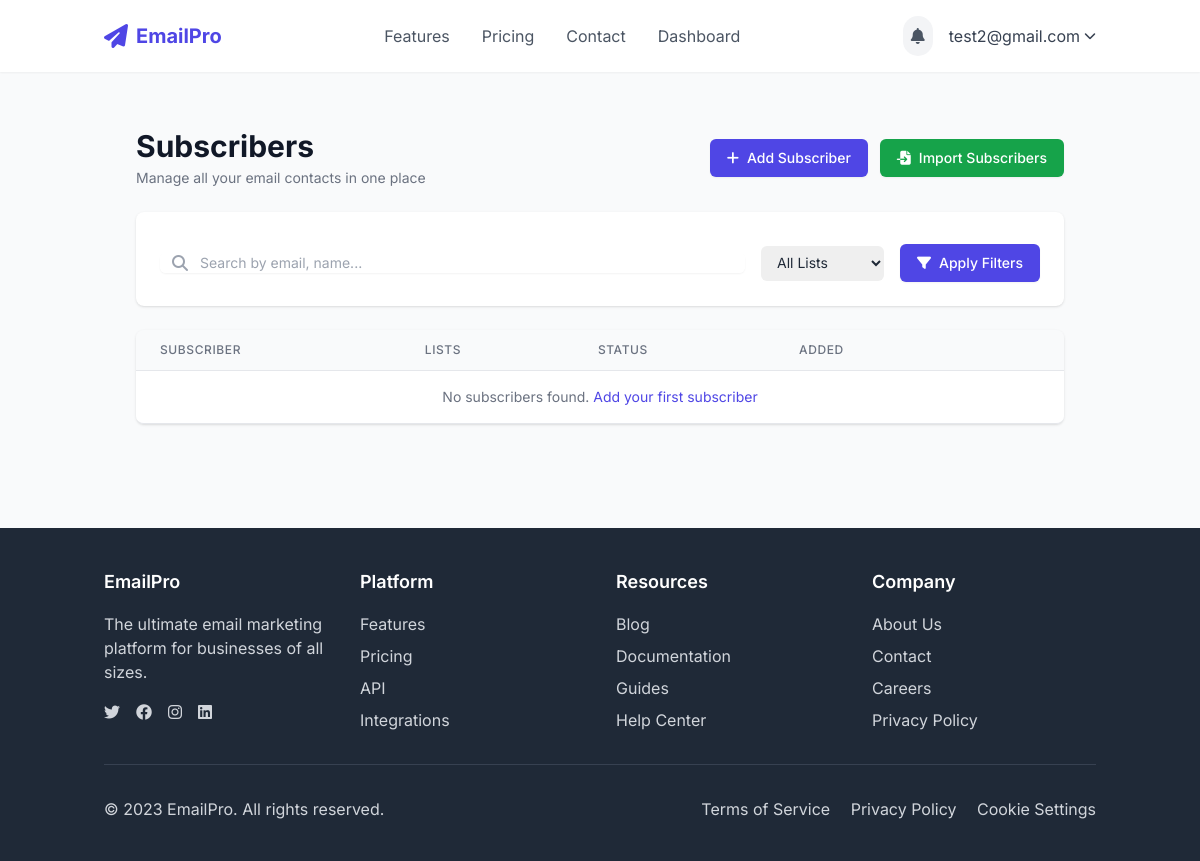
Before: /subscribers/ (signed in) with the older database file.
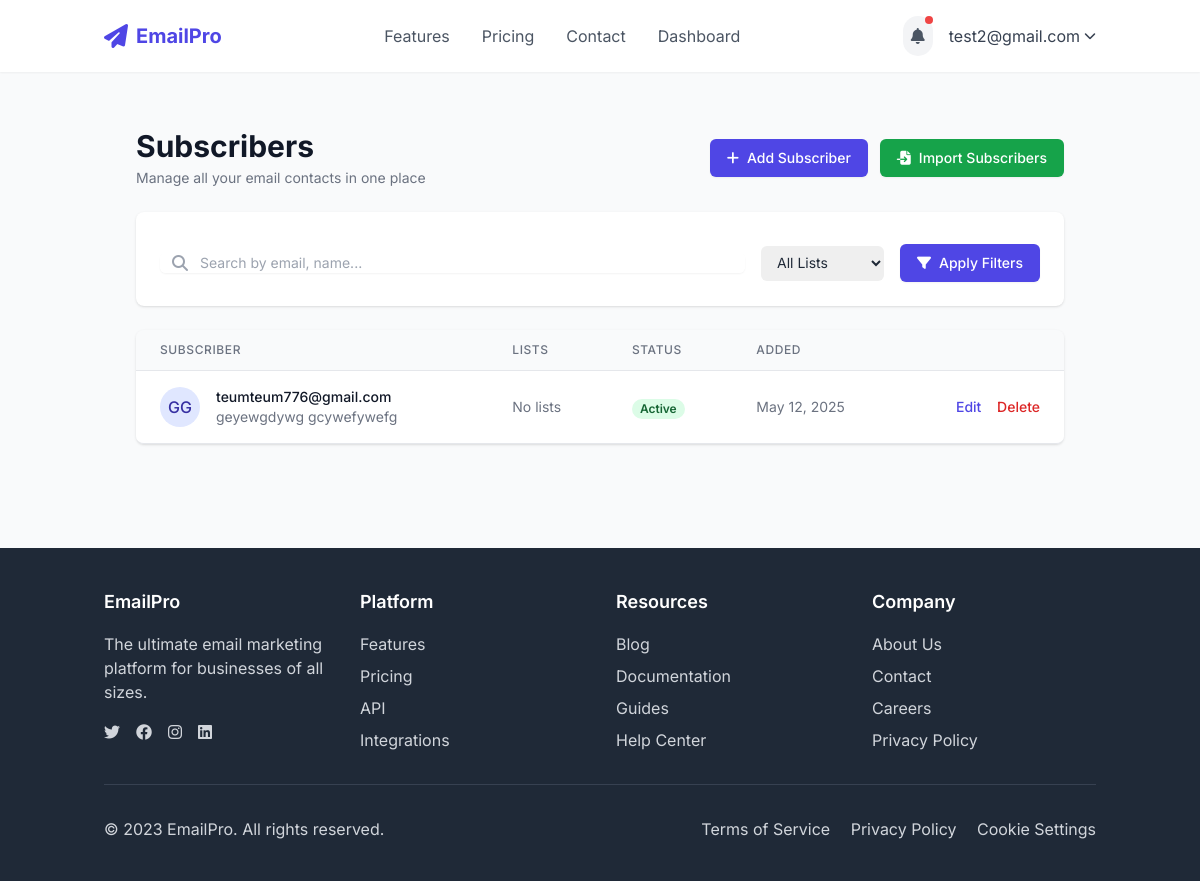
After: the same page with the newer database file.
### marketing/models.py (models this page shows, shortened)
class Subscriber(models.Model):
    owner = models.ForeignKey(settings.AUTH_USER_MODEL, on_delete=models.CASCADE, related_name='subscribers')
    email = models.EmailField(max_length=255)
    first_name = models.CharField(max_length=100, blank=True)
    last_name = models.CharField(max_length=100, blank=True)
    is_active = models.BooleanField(default=True)
    created_at = models.DateTimeField(auto_now_add=True)
    updated_at = models.DateTimeField(auto_now=True)
    custom_fields = models.JSONField(null=True, blank=True)
    country = models.CharField(max_length=100, blank=True)
    city = models.CharField(max_length=100, blank=True)
    state = models.CharField(max_length=100, blank=True)
    age = models.PositiveIntegerField(null=True, blank=True)
    gender = models.CharField(max_length=20, blank=True)
    class Meta:
        unique_together = ('owner', 'email')
        ordering = ['-created_at']

### marketing/views.py (the view, shortened to what this page needs)
# urls.py: path('subscribers/', views.subscriber_list, name='subscriber_list'),
@login_required
def subscriber_list(request):
    subscribers = Subscriber.objects.filter(owner=request.user).order_by('-created_at')
    list_id = request.GET.get('list')
    if list_id:
        subscribers = subscribers.filter(lists__id=list_id)
    search = request.GET.get('search')
    paginator = Paginator(subscribers, 25)
    page_number = request.GET.get('page')
    page_obj = paginator.get_page(page_number)
    subscriber_lists = SubscriberList.objects.filter(owner=request.user)
    context = {
        'page_obj': page_obj,
        'subscriber_lists': subscriber_lists,
        'search': search,
        'list_id': list_id,
    }
    return render(request, 'marketing/subscriber_list.html', context)

### templates/marketing/subscriber_list.html (shortened to what the changed rows need)
{% extends 'base.html' %}
{% load static %}
{% load user_tags %}
{% block content %}
<div class="max-w-7xl mx-auto px-4 sm:px-6 lg:px-8 py-8">
    <div class="md:flex md:items-center md:justify-between mb-6">
        <div class="flex-1 min-w-0">
            <h2 class="text-2xl font-bold leading-7 text-gray-900 sm:text-3xl sm:truncate">
                Subscribers
            </h2>
        </div>
    </div>
    <div class="flex flex-col">
        <div class="-my-2 overflow-x-auto sm:-mx-6 lg:-mx-8">
            <div class="py-2 align-middle inline-block min-w-full sm:px-6 lg:px-8">
                <div class="shadow overflow-hidden border-b border-gray-200 sm:rounded-lg">
                    <table class="min-w-full divide-y divide-gray-200">
                        <thead class="bg-gray-50">
                            <tr>
                                <th scope="col" class="px-6 py-3 text-left text-xs font-medium text-gray-500 uppercase tracking-wider">
                                    Subscriber
                                </th>
                                <th scope="col" class="px-6 py-3 text-left text-xs font-medium text-gray-500 uppercase tracking-wider">
                                    Lists
                                </th>
                                <th scope="col" class="px-6 py-3 text-left text-xs font-medium text-gray-500 uppercase tracking-wider">
                                    Status
                                </th>
                                <th scope="col" class="px-6 py-3 text-left text-xs font-medium text-gray-500 uppercase tracking-wider">
                                    Added
                                </th>
                                <th scope="col" class="relative px-6 py-3">
                                </th>
                            </tr>
                        </thead>
                        <tbody class="bg-white divide-y divide-gray-200">
                            {% if page_obj %}
                                {% for subscriber in page_obj %}
                                    <tr>
                                        <td class="px-6 py-4 whitespace-nowrap">
                                            <div class="flex items-center">
                                                <div class="flex-shrink-0 h-10 w-10">
                                                    {% if subscriber.first_name %}
                                                        <div class="h-10 w-10 rounded-full bg-indigo-100 flex items-center justify-center">
                                                            <span class="text-indigo-800 font-medium">{{ subscriber.first_name|first|upper }}{{ subscriber.last_name|first|upper }}</span>
                                                        </div>
                                                    {% else %}
                                                        <div class="h-10 w-10 rounded-full bg-gray-100 flex items-center justify-center">
                                                            <span class="text-gray-600 font-medium">{{ subscriber.email|first|upper }}</span>
                                                        </div>
                                                    {% endif %}
                                                </div>
                                                <div class="ml-4">
                                                    <div class="text-sm font-medium text-gray-900">
                                                        {{ subscriber.email }}
                                                    </div>
                                                    <div class="text-sm text-gray-500">
                                                        {{ subscriber.first_name }} {{ subscriber.last_name }}
                                                    </div>
                                                </div>
                                            </div>
                                        </td>
                                        <td class="px-6 py-4 whitespace-nowrap">
                                            <div class="flex flex-wrap gap-1">
                                                {% for list in subscriber.lists.all %}
                                                    <span class="inline-flex items-center px-2.5 py-0.5 rounded-full text-xs font-medium bg-blue-100 text-blue-800">
                                                        {{ list.name }}
                                                    </span>
                                                {% empty %}
                                                    <span class="text-sm text-gray-500">No lists</span>
                                                {% endfor %}
                                            </div>
                                        </td>
                                        <td class="px-6 py-4 whitespace-nowrap">
                                            {% if subscriber.is_active %}
                                                <span class="px-2 inline-flex text-xs leading-5 font-semibold rounded-full bg-green-100 text-green-800">
                                                    Active
                                                </span>
                                            {% else %}
                                                <span class="px-2 inline-flex text-xs leading-5 font-semibold rounded-full bg-red-100 text-red-800">
                                                    Unsubscribed
                                                </span>
                                            {% endif %}
                                        </td>
                                        <td class="px-6 py-4 whitespace-nowrap text-sm text-gray-500">
                                            {{ subscriber.created_at|date:"M d, Y" }}
                                        </td>
                                        <td class="px-6 py-4 whitespace-nowrap text-right text-sm font-medium">
                                            <a href="{% url 'edit_subscriber' subscriber.id %}" class="text-indigo-600 hover:text-indigo-900 mr-3">Edit</a>
                                            <a href="{% url 'delete_subscriber' subscriber.id %}" class="text-red-600 hover:text-red-900">Delete</a>
                                        </td>
                                    </tr>
                                {% endfor %}
                            {% else %}
                                <tr>
                                    <td colspan="5" class="px-6 py-4 whitespace-nowrap text-sm text-gray-500 text-center">
                                        No subscribers found.
                                        <a href="{% url 'add_subscriber' %}" class="text-indigo-600 hover:text-indigo-900">Add your first subscriber</a>
                                    </td>
                                </tr>
                            {% endif %}
                        </tbody>
                    </table>
                </div>
            </div>
        </div>
    </div>
</div>
{% endblock %}

### templates/base.html (shortened to what the changed rows need)
{% load static %}
<!DOCTYPE html>
<html lang="en">
<head>
    <script src="https://cdn.tailwindcss.com"></script>
    <link rel="stylesheet" href="https://cdnjs.cloudflare.com/ajax/libs/font-awesome/6.4.0/css/all.min.css">
    <link rel="stylesheet" href="{% static 'css/auth.css' %}">
</head>
<body class="min-h-screen bg-gray-50 text-gray-800">
    <header class="bg-white shadow-sm">
        <div class="container mx-auto px-4 py-4 flex justify-between items-center">
            <div class="flex items-center space-x-4">
                {% if user.is_authenticated %}
                    <div class="relative" x-data="notificationSystem()" x-init="loadNotifications()">
                        <button @click="open = !open" class="p-2 rounded-full bg-gray-100 text-gray-600 hover:bg-gray-200 focus:outline-none relative">
                            <i class="fas fa-bell"></i>
                            <span x-show="unreadCount > 0" class="absolute top-0 right-0 block h-2 w-2 rounded-full bg-red-500"></span>
                        </button>
                    </div>
                    <div class="relative group">
                        <button class="flex items-center space-x-1 text-gray-700 hover:text-indigo-600">
                            <span>{{ user.email }}</span>
                            <i class="fas fa-chevron-down text-xs"></i>
                        </button>
                    </div>
                {% else %}
                    <a href="{% url 'login' %}" class="px-4 py-2 text-indigo-600 hover:text-indigo-800 transition-colors">Login</a>
                    <a href="{% url 'register' %}" class="px-4 py-2 bg-indigo-600 text-white rounded-md hover:bg-indigo-700 transition-colors">Sign Up</a>
                {% endif %}
            </div>
        </div>
    </header>
    <main class="container mx-auto px-4 py-6">
        {% block content %}{% endblock %}
    </main>
</body>
</html>

Changed rows visible on the page:
added Subscriber: first_name|first "G", last_name|first "G", email "teumteum776@gmail.com", first_name "geyewgdywg", last_name "gcywefywefg", is_active "Active", created_at "May 12, 2025"
Other visible differences:
text no longer shown: "No subscribers found. Add your first subscriber"
